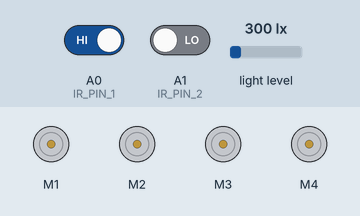
This sketch was run on a simulated Arduino Uno, built with avr-gcc and run on an emulated ATmega328P. On the bench: 4 × DC motor (green arrow = forward, orange = backward, longer = faster). The test bench sets the inputs (shaded band); at power-on: light level 300 lx, A0 (IR_PIN_1) HIGH, A1 (IR_PIN_2) LOW.

Above: at 1.2 s.
1.3 s: light level set to 1468 lx
2.8 s: light level set to 1538 lx
At 3.6 s:
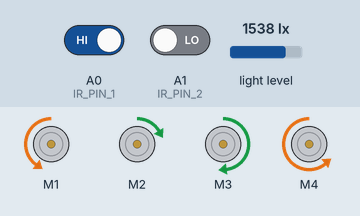
4.3 s: A0 (IR_PIN_1) driven LOW
At 4.7 s:
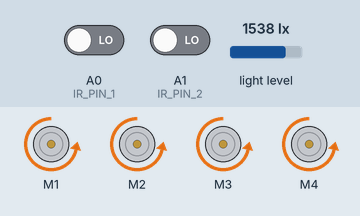
5.8 s: A1 (IR_PIN_2) driven HIGH
At 7.0 s:
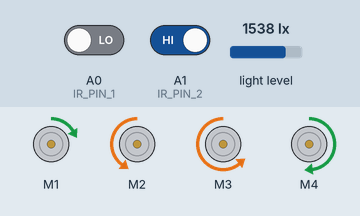
7.3 s: A1 (IR_PIN_2) driven LOW
At 8.2 s:
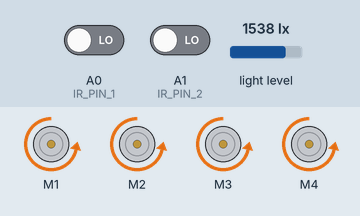
8.8 s: A0 (IR_PIN_1) driven HIGH
At 9.3 s:
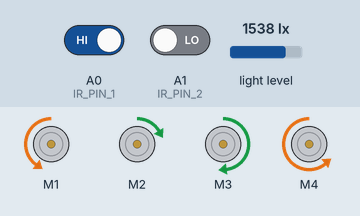
Timing chart, 0 to 11.3 s (numbered marks = the images above; inputs shaded):
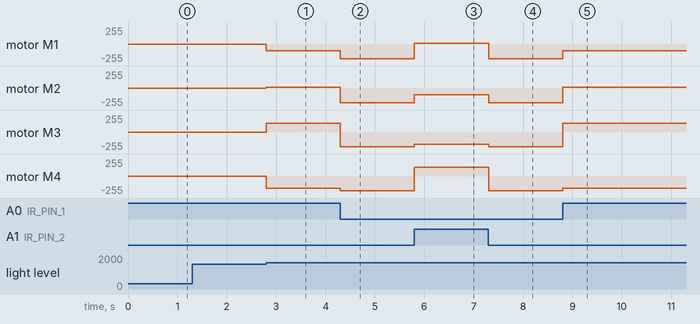

Measured:
- the behaviour switches between 1501 and 1502 lx on light level (found by bisection; images 0 and 1)
- after the input at 1.3 s, every drawn part: stays the same
- after the input at 2.8 s, motor M1: stopped → backward 100/255 at once; motor M2: stopped → forward 10/255 at once; motor M3: stopped → forward 130/255 at once; motor M4: stopped → backward 180/255 at once
- after the input at 4.3 s, motor M1: backward 100/255 → backward 220/255 at once; motor M2: forward 10/255 → backward 220/255 at once; motor M3: forward 130/255 → backward 220/255 at once; motor M4: backward 180/255 → backward 220/255 at once
- after the input at 5.8 s, motor M1: backward 220/255 → forward 10/255 at once; motor M2: backward 220/255 → backward 100/255 at once; motor M3: backward 220/255 → backward 180/255 at once; motor M4: backward 220/255 → forward 130/255 at once
- after the input at 7.3 s, motor M1: forward 10/255 → backward 220/255 at once; motor M2: backward 100/255 → backward 220/255 at once; motor M3: backward 180/255 → backward 220/255 at once; motor M4: forward 130/255 → backward 220/255 at once
- after the input at 8.8 s, motor M1: backward 220/255 → backward 100/255 at once; motor M2: backward 220/255 → forward 10/255 at once; motor M3: backward 220/255 → forward 130/255 at once; motor M4: backward 220/255 → backward 180/255 at once

The sketch:

main.ino
```cpp
#include <Adafruit_MotorShield.h>
#include <hp_BH1750.h>

#define MOTOR_A_TERMINAL 1
#define MOTOR_B_TERMINAL 2
#define MOTOR_C_TERMINAL 3
#define MOTOR_D_TERMINAL 4

#define IR_PIN_1 A0
#define IR_PIN_2 A1

Adafruit_MotorShield AFMS = Adafruit_MotorShield();

Adafruit_DCMotor *MOTOR_A = AFMS.getMotor(MOTOR_A_TERMINAL);
Adafruit_DCMotor *MOTOR_B = AFMS.getMotor(MOTOR_B_TERMINAL);
Adafruit_DCMotor *MOTOR_C = AFMS.getMotor(MOTOR_C_TERMINAL);
Adafruit_DCMotor *MOTOR_D = AFMS.getMotor(MOTOR_D_TERMINAL);

hp_BH1750 lightSensor;
int light = 0;

void setup() {
  // put your setup code here, to run once:
  AFMS.begin();

  // Serial.begin(9600);

  lightSensor.begin(BH1750_TO_GROUND);

  pinMode(IR_PIN_1, INPUT);
  pinMode(IR_PIN_2, INPUT);

  MOTOR_A->setSpeed(0);
  MOTOR_A->run(RELEASE);

  MOTOR_B->setSpeed(0);
  MOTOR_B->run(RELEASE);

  MOTOR_C->setSpeed(0);
  MOTOR_C->run(RELEASE);

  MOTOR_D->setSpeed(0);
  MOTOR_D->run(RELEASE);
}

void loop() {
  lightSensor.start();

   // Read the value from the IR sensor
  int SEN_1 = digitalRead(IR_PIN_1);
  int SEN_2 = digitalRead(IR_PIN_2);

  // Read the value from the light sensor
  int lux = lightSensor.getLux();
  // Serial.println(lux);

  if (lux > 1500) {
    light = 1;
  }

  if (SEN_1 == 0 && SEN_2 == 0 && light == 1) {
    moveForward();
  }

  else if (SEN_1 == 0 && SEN_2 == 1 && light == 1) {
    //Serial.println("Black detected");
    rotateMotorsClockwise();
  }
  else if (SEN_1 == 1 && SEN_2 == 0 && light == 1) {
    //Serial.println("White detected!");
    rotateMotorsCounterClockwise();
  }
  else if (SEN_1 == 1 && SEN_2 == 1 && light == 1) {
    stop();
  }

}

void moveForward(){
  MOTOR_A->setSpeed(220);
  MOTOR_A->run(BACKWARD);

  MOTOR_B->setSpeed(220);
  MOTOR_B->run(BACKWARD);

  MOTOR_C->setSpeed(220);
  MOTOR_C->run(BACKWARD);

  MOTOR_D->setSpeed(220);
  MOTOR_D->run(BACKWARD);

}

void stop() {
  MOTOR_A->setSpeed(0);
  MOTOR_B->setSpeed(0);
  MOTOR_C->setSpeed(0);
  MOTOR_D->setSpeed(0);
  MOTOR_A->run(FORWARD);
  MOTOR_B->run(FORWARD);
  MOTOR_C->run(FORWARD);
  MOTOR_D->run(FORWARD);
}

void rotateMotorsClockwise() {
  MOTOR_A->setSpeed(10);
  MOTOR_D->setSpeed(130);
  MOTOR_A->run(FORWARD);
  MOTOR_D->run(FORWARD);

  MOTOR_B->setSpeed(100);
  MOTOR_C->setSpeed(180);
  MOTOR_B->run(BACKWARD);
  MOTOR_C->run(BACKWARD);
}

void rotateMotorsCounterClockwise() {
  MOTOR_B->setSpeed(10);
  MOTOR_C->setSpeed(130);
  MOTOR_B->run(FORWARD);
  MOTOR_C->run(FORWARD);

  MOTOR_A->setSpeed(100);
  MOTOR_D->setSpeed(180);
  MOTOR_A->run(BACKWARD);
  MOTOR_D->run(BACKWARD);
}
//   if (light == 1) {
//     if (SEN_1 == 0 && SEN_2 == 0) {
//       moveMotors(-220);
//     } else if (SEN_1 == 0 && SEN_2 == 1) {
//       rotateMotors(10, 130, -100, -180);
//     } else if (SEN_1 == 1 && SEN_2 == 0) {
//       rotateMotors(-10, -130, 100, 180);
//     } else if (SEN_1 == 1 && SEN_2 == 1) {
//       stop();
//     }
//   }
// }

// void moveMotors(int speed) {
//   MOTOR_A->setSpeed(speed);
//   MOTOR_B->setSpeed(speed);
//   MOTOR_C->setSpeed(speed);
//   MOTOR_D->setSpeed(speed);

//   MOTOR_A->run(BACKWARD);
//   MOTOR_B->run(BACKWARD);
//   MOTOR_C->run(BACKWARD);
//   MOTOR_D->run(BACKWARD);
// }

// void stop() {
//   moveMotors(0);
//   MOTOR_A->run(FORWARD);
//   MOTOR_B->run(FORWARD);
//   MOTOR_C->run(FORWARD);
//   MOTOR_D->run(FORWARD);
// }

// void rotateMotors(int speedA, int speedD, int speedB, int speedC) {
//   MOTOR_A->setSpeed(speedA);
//   MOTOR_D->setSpeed(speedD);
//   MOTOR_A->run(FORWARD);
//   MOTOR_D->run(FORWARD);

//   MOTOR_B->setSpeed(speedB);
//   MOTOR_C->setSpeed(speedC);
//   MOTOR_B->run(FORWARD);
//   MOTOR_C->run(FORWARD);
// }
```
